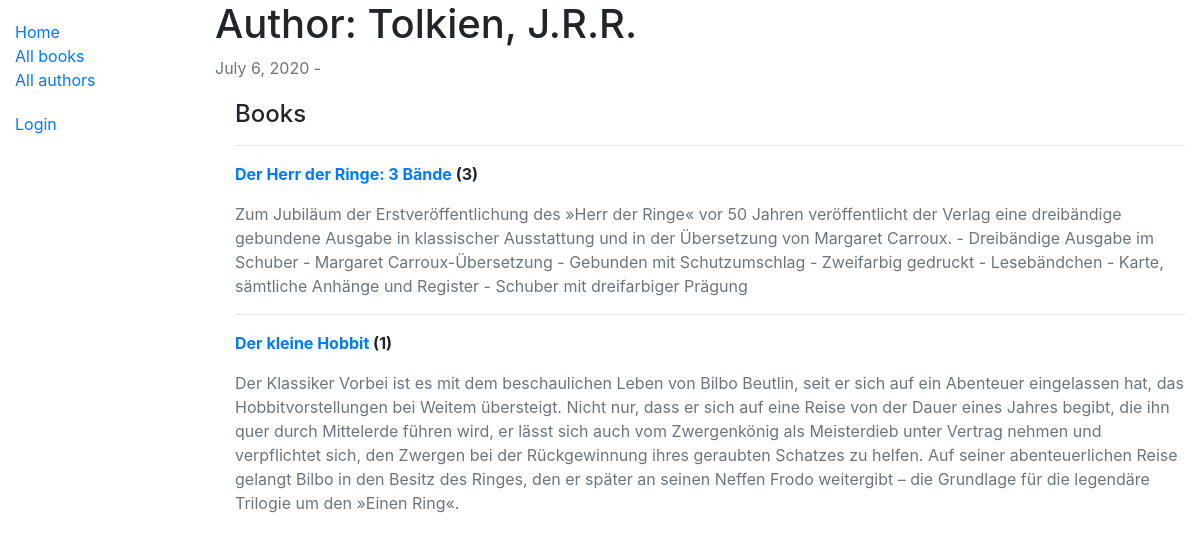
The app's page /catalog/author/1 with its own data.
### catalog/models.py (models this page shows, shortened)
class Author(models.Model):
    first_name = models.CharField(max_length=100)
    last_name = models.CharField(max_length=100)
    date_of_birth = models.DateField(null=True, blank=True)
    date_of_death = models.DateField('Died', null=True, blank=True)
    class Meta:
        ordering = ['last_name', 'first_name']
        permissions = (("can_create_update_delete_authors", "update/edit/delete authors via web"),)
    def __str__(self):
        return f'{self.last_name}, {self.first_name}'

class Book(models.Model):
    title = models.CharField(max_length=200)
    author = models.ForeignKey('Author', on_delete=models.SET_NULL, null=True)
    summary = models.TextField(max_length=1000, help_text='Enter a brief description of the book')
    isbn = models.CharField('ISBN', max_length=13, unique=True,
                             help_text='13 Character <a href="https://www.isbn-international.org/content/what-isbn">ISBN number</a>')
    language = models.ForeignKey('Language', on_delete=models.SET_NULL, null=True)
    genre = models.ManyToManyField(Genre, help_text='Select a genre for this book')
    def display_genre(self):
        """Create a string for the Genre. This is required to display genre in Admin."""
        return ', '.join(genre.name for genre in self.genre.all()[:3])
    display_genre.short_description = 'Genre'
    def __str__(self):
        return self.title

### catalog/views.py (the view)
# urls.py: path('author/<int:pk>', views.AuthorDetailView.as_view(), name='author-detail'),
class AuthorDetailView(generic.DetailView):
    model = Author

### catalog/templates/catalog/author_detail.html
{% extends "base_generic.html" %}
{% block content %}
  <h1>Author: {{ author }}</h1>
  <p class="text-muted">{{author.date_of_birth}} - {% if author.date_of_death %}{{ author.date_of_death }}{% endif %}</p>
  <div style="margin-left:20px;margin-top:20px">
    <h4>Books</h4>
    {% for book in author.book_set.all %}
      <hr>
      <p>
        <strong>
          <a href="{% url 'book-detail' book.pk %}">{{ book }}</a>
          ({{ book.bookinstance_set.all.count }})
        </strong>
      </p>
      <p class="text-muted">{{ book.summary }}</p>
    {% endfor %}
  </div>
{% endblock %}

### records on screen
Author: last_name+first_name "Tolkien, J.R.R.", date_of_birth "July 6, 2020"
Book: title "Der Herr der Ringe: 3 Bände", bookinstance_set.all.count "3", summary "Zum Jubiläum der Erstveröffentlichung des »Herr der Ringe« vor 50 Jahren veröffentlicht der Verlag eine dreibändige gebundene Ausgabe in klassischer Ausstattung und in der Übersetzung von Margaret Carroux. - Dreibändige Ausgabe im Schuber - Margaret Carroux-Übersetzung - Gebunden mit Schutzumschlag - Zweifarbig gedruckt - Lesebändchen - Karte, sämtliche Anhänge und Register - Schuber mit dreifarbiger Prägung"
Book: title "Der kleine Hobbit", bookinstance_set.all.count "1", summary "Der Klassiker Vorbei ist es mit dem beschaulichen Leben von Bilbo Beutlin, seit er sich auf ein Abenteuer eingelassen hat, das Hobbitvorstellungen bei Weitem übersteigt. Nicht nur, dass er sich auf eine Reise von der Dauer eines Jahres begibt, die ihn quer durch Mittelerde führen wird, er lässt sich auch vom Zwergenkönig als Meisterdieb unter Vertrag nehmen und verpflichtet sich, den Zwergen bei der Rückgewinnung ihres geraubten Schatzes zu helfen. Auf seiner abenteuerlichen Reise gelangt Bilbo in den Besitz des Ringes, den er später an seinen Neffen Frodo weitergibt – die Grundlage für die legendäre Trilogie um den »Einen Ring«."
